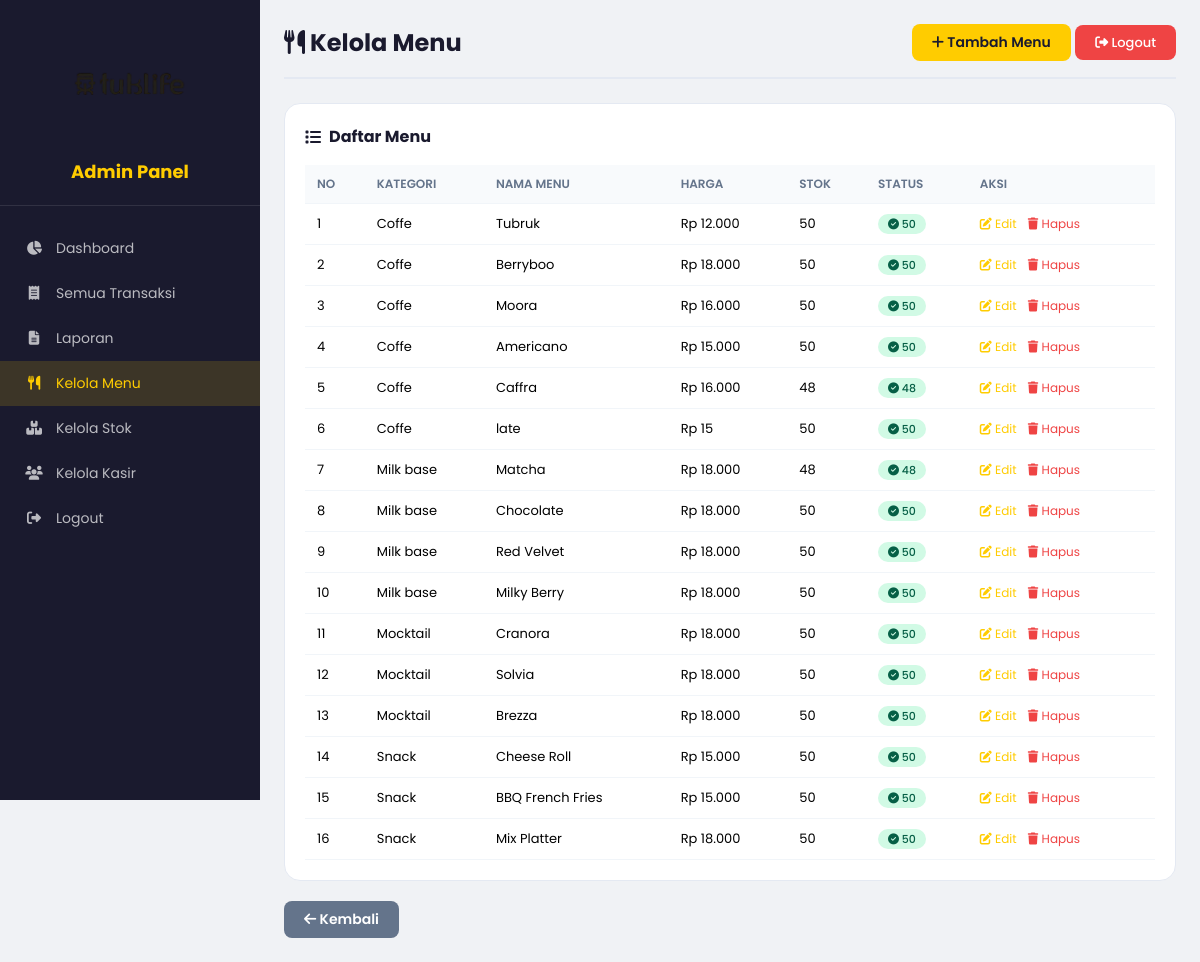
Page /admin/menu.php (signed in) on the committed database.
### tables this page shows
CREATE TABLE `barang` (
  `id_barang` int NOT NULL,
  `nama_barang` varchar(100) DEFAULT NULL,
  `harga` int DEFAULT NULL,
  `stok` int DEFAULT '0',
  `tipe` varchar(50) DEFAULT NULL
);

### admin/menu.php (the view, shortened to what this page needs)
<?php
require_once '../config/database.php';
require_once '../includes/fungsi.php';
$query = "SELECT * FROM barang ORDER BY tipe, id_barang";
$result = mysqli_query($conn, $query);
$itemsByTipe = [];
while ($row = mysqli_fetch_assoc($result)) {
    $tipe = $row['tipe'] ?? 'Umum';
    $itemsByTipe[$tipe][] = $row;
}
?>
<!DOCTYPE html>
<html lang="id">
<head>
    <link rel="stylesheet" href="https://cdnjs.cloudflare.com/ajax/libs/font-awesome/6.4.0/css/all.min.css">
</head>
<body>
<div class="admin-wrapper">
    <aside class="sidebar">
        <div class="logo">
            <img src="../assets/img/logop2.png" alt="Tuklife">
            <h3>Admin Panel</h3>
        </div>
        <ul>
            <li><a href="dashboard.php"><i class="fas fa-chart-pie"></i> Dashboard</a></li>
            <li><a href="transaksi.php"><i class="fas fa-receipt"></i> Semua Transaksi</a></li>
            <li><a href="laporan.php"><i class="fas fa-file-alt"></i> Laporan</a></li>
            <li><a href="menu.php" class="active"><i class="fas fa-utensils"></i> Kelola Menu</a></li>
            <li><a href="stok.php"><i class="fas fa-boxes"></i> Kelola Stok</a></li>
            <li><a href="kasir.php"><i class="fas fa-users"></i> Kelola Kasir</a></li>
            <li><a href="../logout.php"><i class="fas fa-sign-out-alt"></i> Logout</a></li>
        </ul>
    </aside>
    <main class="main-content">
        <div class="top-bar">
            <h1><i class="fas fa-utensils"></i> Kelola Menu</h1>
            <div>
                <a href="../modules/menu/tambah.php" class="btn-add"><i class="fas fa-plus"></i> Tambah Menu</a>
                <a href="../logout.php" class="btn-logout"><i class="fas fa-sign-out-alt"></i> Logout</a>
            </div>
        </div>
        <div class="card">
            <h3><i class="fas fa-list"></i> Daftar Menu</h3>
            <div style="overflow-x:auto;">
                <table>
                    <thead>
                        <tr>
                            <th>No</th>
                            <th>Kategori</th>
                            <th>Nama Menu</th>
                            <th>Harga</th>
                            <th>Stok</th>
                            <th>Status</th>
                            <th>Aksi</th>
                        </tr>
                    </thead>
                    <tbody>
                        <?php
                        $no = 1;
                        foreach ($itemsByTipe as $tipe => $items):
                            foreach ($items as $row):
                        ?>
                        <tr>
                            <td><?= $no++ ?></td>
                            <td><?= ucfirst(htmlspecialchars($tipe)) ?></td>
                            <td><?= htmlspecialchars($row['nama_barang']) ?></td>
                            <td><?= rupiah($row['harga']) ?></td>
                            <td><?= $row['stok'] ?></td>
                            <td><?= tampilkanStatusStok($row['stok']) ?></td>
                            <td>
                                <a href="../modules/menu/edit.php?id=<?= $row['id_barang'] ?>" class="action-link">
                                    <i class="fas fa-edit"></i> Edit
                                </a>
                                <a href="../modules/menu/hapus.php?id=<?= $row['id_barang'] ?>" class="action-link action-link-danger" onclick="return confirm('Yakin hapus?')">
                                    <i class="fas fa-trash"></i> Hapus
                                </a>
                            </td>
                        </tr>
                        <?php
                            endforeach;
                        endforeach;
                        ?>
                    </tbody>
                </table>
            </div>
        </div>
        <a href="dashboard.php" class="btn-add" style="background:#64748b;color:white;text-decoration:none;">
            <i class="fas fa-arrow-left"></i> Kembali
        </a>
    </main>
</div>
</body>
</html>

### includes/fungsi.php (shortened to what this page needs)
<?php
function rupiah($angka) {
    return "Rp " . number_format((float)$angka, 0, ',', '.');
}
function tampilkanStatusStok($stok) {
    if ($stok <= 0) {
        return '<span class="badge badge-danger"><i class="fas fa-times-circle"></i> Habis</span>';
    } elseif ($stok <= 5) {
        return '<span class="badge badge-warning"><i class="fas fa-exclamation-triangle"></i> ' . $stok . '</span>';
    } elseif ($stok <= 10) {
        return '<span class="badge badge-secondary"><i class="fas fa-info-circle"></i> ' . $stok . '</span>';
    } else {
        return '<span class="badge badge-success"><i class="fas fa-check-circle"></i> ' . $stok . '</span>';
    }
}
?>

### admin/menu.php (style rules this page uses)
* { margin: 0; padding: 0; box-sizing: border-box; }
body { font-family: 'Poppins', sans-serif; background: #f0f2f5; }
.admin-wrapper { display: flex; min-height: 100vh; }
.sidebar { width: 260px; background: #1a1a2e; color: #fff; padding: 20px 0; position: fixed; height: 100vh; overflow-y: auto; }
.sidebar .logo { text-align: center; padding: 0 20px 20px; border-bottom: 1px solid rgba(255,255,255,0.1); }
.sidebar .logo img { max-width: 120px; height: auto; }
.sidebar .logo h3 { color: #ffcc00; margin-top: 10px; font-size: 18px; }
.sidebar ul { list-style: none; padding: 20px 0; }
.sidebar ul li a { display: flex; align-items: center; gap: 12px; padding: 12px 24px; color: rgba(255,255,255,0.7); text-decoration: none; transition: all 0.3s; font-size: 14px; }
.sidebar ul li a:hover, .sidebar ul li a.active { background: rgba(255,204,0,0.15); color: #ffcc00; }
.sidebar ul li a i { width: 20px; text-align: center; }
.main-content { margin-left: 260px; flex: 1; padding: 24px; }
.top-bar { display: flex; justify-content: space-between; align-items: center; margin-bottom: 24px; padding-bottom: 16px; border-bottom: 2px solid #e4e9f2; }
.top-bar h1 { font-size: 24px; color: #1a1a2e; }
.btn-logout { padding: 8px 20px; background: #ef4444; color: white; border: none; border-radius: 8px; cursor: pointer; font-size: 13px; font-weight: 500; transition: 0.2s; text-decoration: none; }
.card { background: white; border-radius: 16px; padding: 20px; border: 1px solid #e4e9f2; margin-bottom: 20px; }
.card h3 { font-size: 16px; color: #1a1a2e; margin-bottom: 16px; display: flex; align-items: center; gap: 8px; }
.btn-add { padding: 8px 20px; background: #ffcc00; border: none; border-radius: 8px; font-weight: 600; cursor: pointer; color: #1a1a2e; text-decoration: none; display: inline-block; font-size: 14px; }
table { width: 100%; border-collapse: collapse; font-size: 13px; }
table th, table td { padding: 10px 12px; border-bottom: 1px solid #f1f5f9; text-align: left; }
table th { background: #f8fafc; font-weight: 600; color: #64748b; font-size: 12px; text-transform: uppercase; }
.badge { padding: 2px 10px; border-radius: 20px; font-size: 11px; font-weight: 500; }
.badge-success { background: #d1fae5; color: #065f46; }
.action-link { color: #ffcc00; text-decoration: none; font-size: 12px; margin-right: 8px; }
.action-link-danger { color: #ef4444; }

### rows in the picture
barang: tipe "Coffe", nama_barang "Tubruk", harga "Rp 12.000", stok "50"
barang: tipe "Coffe", nama_barang "Berryboo", harga "Rp 18.000", stok "50"
barang: tipe "Coffe", nama_barang "Moora", harga "Rp 16.000", stok "50"
barang: tipe "Coffe", nama_barang "Americano", harga "Rp 15.000", stok "50"
barang: tipe "Coffe", nama_barang "Caffra", harga "Rp 16.000", stok "48"
barang: tipe "Coffe", nama_barang "late", harga "Rp 15", stok "50"
barang: tipe "Milk base", nama_barang "Matcha", harga "Rp 18.000", stok "48"
barang: tipe "Milk base", nama_barang "Chocolate", harga "Rp 18.000", stok "50"
barang: tipe "Milk base", nama_barang "Red Velvet", harga "Rp 18.000", stok "50"
barang: tipe "Milk base", nama_barang "Milky Berry", harga "Rp 18.000", stok "50"
barang: tipe "Mocktail", nama_barang "Cranora", harga "Rp 18.000", stok "50"
barang: tipe "Mocktail", nama_barang "Solvia", harga "Rp 18.000", stok "50"
barang: tipe "Mocktail", nama_barang "Brezza", harga "Rp 18.000", stok "50"
barang: nama_barang "Cheese Roll", harga "Rp 15.000", stok "50"
barang: tipe "Snack", nama_barang "Mix Platter", harga "Rp 18.000", stok "50"
barang: nama_barang "BBQ French Fries", harga "Rp 15.000", stok "50"
